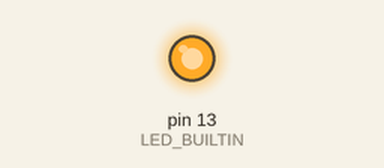
Recording of a sketch running on a simulated Arduino Uno, built with avr-gcc and run on an emulated ATmega328P. Parts: output pins drawn as LEDs (lit = HIGH).

Above: at 0.2 s.
At 31.2 s:
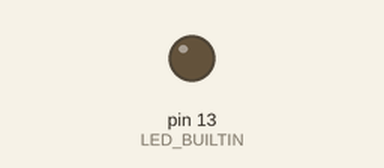
Timing chart, 0 to 36.4 s (numbered marks = the images above):
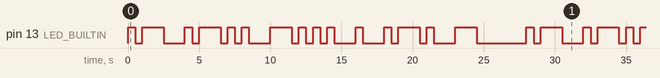

Measured:
- by itself, pin 13 (LED_BUILTIN): moves between LOW and HIGH, repeating every 28.0 s
- by itself, everything shown: repeats every 28.0 s, in 30 steps

The sketch:

Functional_programming_2.ino
```cpp
//This program blinks my name (Albert) in Morse code in the Arduino LED.
//The program first sets the output.
//In the loop we have only the functions representing each letter, and a final delay because in Morse code there has to be a separation between words.
//Inside each function representing a letter, there is a combination of dots and dashes representing that letter in Morse code.
//To define what is a dot and what is a dash, there are two separate functions, which work with different delays depending on what they represent.


int dotDuration = 500;

void setup() {
  // put your setup code here, to run once:
pinMode (13, OUTPUT);
}

void loop() {
  // put your main code here, to run repeatedly:
morseA ();
morseL ();
morseB ();
morseE ();
morseR ();
morseT ();
delay (dotDuration*4);
}

void morseDot(){
  digitalWrite (LED_BUILTIN, 1);
delay (dotDuration);
digitalWrite (LED_BUILTIN, 0);
delay(dotDuration);
}

void morseDash(){
  digitalWrite (LED_BUILTIN, 1);
delay (dotDuration*3);
digitalWrite (LED_BUILTIN, 0);
delay(dotDuration);
}

void morseA () {
morseDot();
morseDash();
delay(dotDuration*2);
}

void morseL () {
morseDot();
morseDash();
morseDot();
morseDot();
delay(dotDuration*2);
}

void morseB () {
morseDash();
morseDot();
morseDot();
morseDot();
delay(dotDuration*2);
}

void morseE (){
morseDot();
delay(dotDuration*2);
}

void morseR () {
morseDot();
morseDash();
morseDot();
delay(dotDuration*2);
}

void morseT () {
morseDash();
delay(dotDuration*2);
}
```
